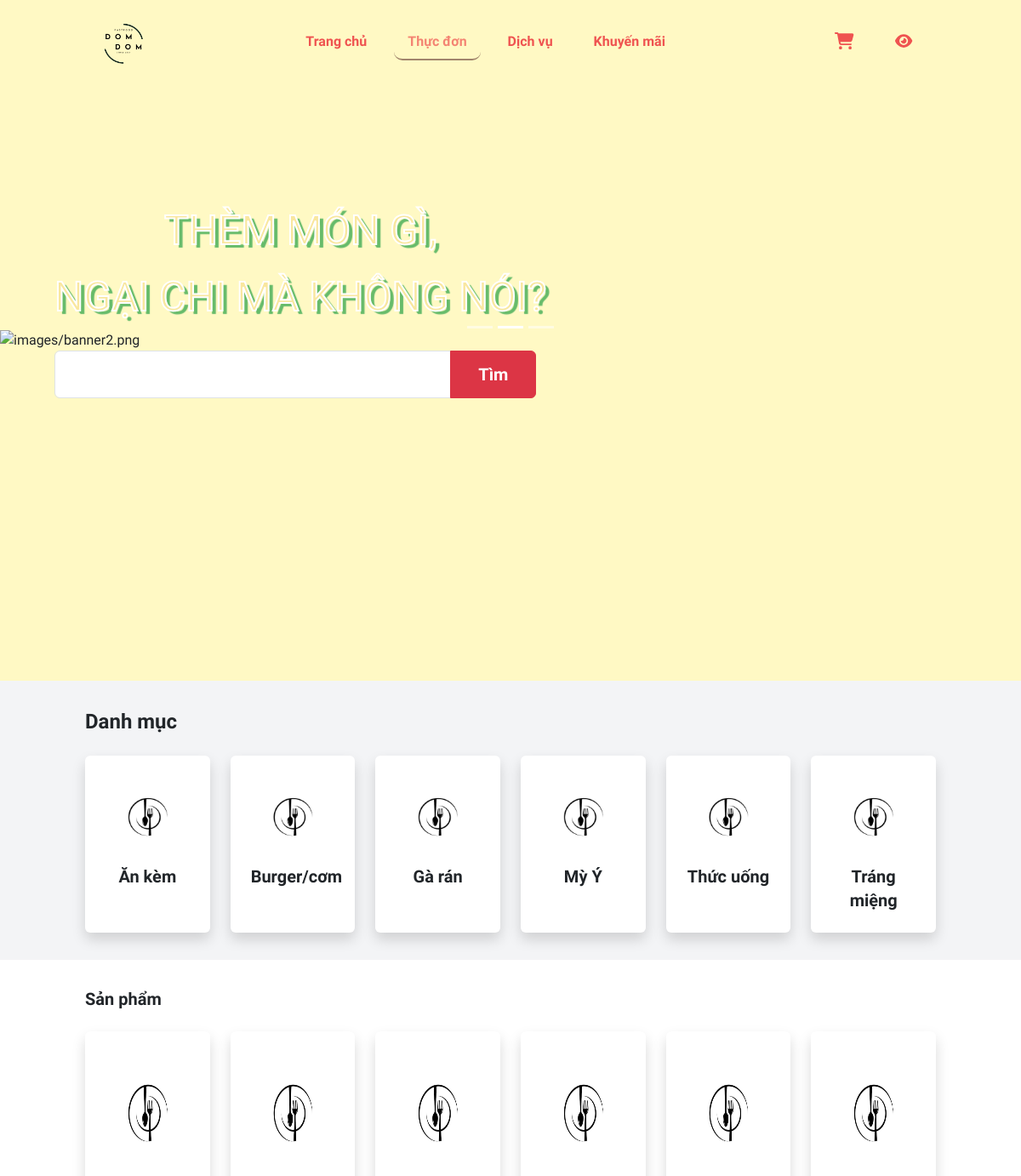
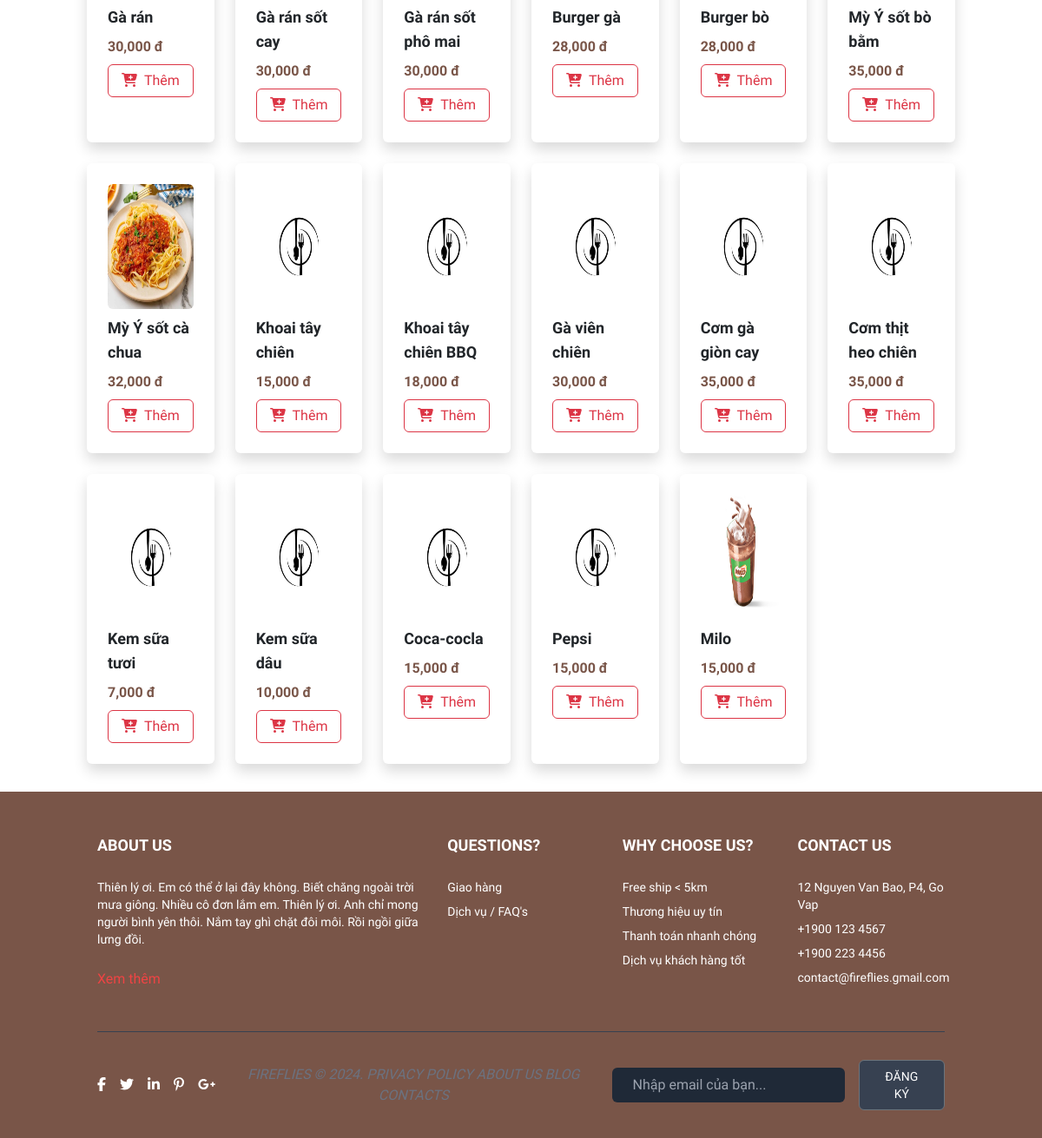
The page /index.php?p=dish on the database its author committed (2 pictures, top to bottom).
### tables this page shows
CREATE TABLE `dish` (
  `dishID` int(5) NOT NULL,
  `dishName` varchar(100) NOT NULL,
  `dishCategory` varchar(50) NOT NULL,
  `price` decimal(11,2) NOT NULL,
  `businessStatus` int(1) NOT NULL DEFAULT 1,
  `availabilityStatus` int(1) NOT NULL DEFAULT 1,
  `description` text DEFAULT NULL,
  `preparationProcess` text DEFAULT NULL,
  `image` varchar(50) NOT NULL
);

### model/mCategories.php (called while the page is built, shortened)
<?php
class mCategories
{
    public function mGetAllCategory()
    {
        $db = new Database;
        $conn = $db->connect();
        $sql = "SELECT * FROM dish GROUP BY dishCategory";
        if ($conn != null)
            return $conn->query($sql);
        return 0;
    }
}

### model/mDishes.php (called while the page is built, shortened)
<?php
class mDishes
{
    public function mGetAllDish()
    {
        $db = new Database;
        $conn = $db->connect();
        $sql = "SELECT * FROM dish";
        if ($conn != null)
            return $conn->query($sql);
        return 0;
    }
}

### controller/cDishes.php (the view, shortened to what this page needs)
<?php
class cDishes extends mDishes
{
    public function showDishMenu()
    {
        if ($this->mGetAllDish() != 0) {
            $result = $this->mGetAllDish();
            while ($row = $result->fetch_assoc()) {
                $img_dish = "images/dish/".$row["image"];
                if (!file_exists($img_dish))
                    $img_dish = "images/nodish.png";
                $price = str_replace(".00", "", number_format($row["price"], "2", ".", ","));
                echo "<div class='bg-white p-4 shadow rounded'>
                    <img alt='".$row["dishName"]."' class='w-full h-36 rounded' src='".$img_dish."'/>
                    <h3 class='text-lg font-bold mt-2'>".$row["dishName"]."</h3>
                    <p class='font-bold my-2' style='color: var(--fourth-color);'>".$price." đ</p>
                    <button class='btn btn-outline-danger w-full'><i class='fa-solid fa-cart-plus mr-2'></i>Thêm</button>
                </div>";
            }
        } else echo "<p class='text-center col-span-3'>Chưa có dữ liệu!</p>";
    }
}

### controller/cCategories.php (shortened to what this page needs)
<?php
class cCategories extends mCategories
{
    public function showCategoriesMenu($sql)
    {
        if ($this->mGetAllCategory()) {
            $result = $this->mGetAllCategory();
            while ($row = $result->fetch_assoc()) {
                $img_dish = "images/dish/".$row["image"];
                if (!file_exists($img_dish)) {
                    $img_dish = "images/nodish.png";
                }
                echo "<div class='bg-white p-4 shadow rounded'>
                    <a href='index.php?p=dish&c=".$row["dishCategory"]."&#ci'>
                        <img alt='".$row["dishCategory"]."' class='w-full h-24 rounded' src='".$img_dish."'/>
                        <h3 class='text-xl text-center font-bold mt-2'>".$row["dishCategory"]."</h3>
                    </a>
                </div>";
            }
        } else echo "<p class='text-center col-span-3'>Chưa có dữ liệu!</p>";
    }
}

### view/css/style.css (style rules this page uses)
:root { --primary-color: #FFA726; --secondary-color: #EF5350; --third-color: #FFF9C4; --fourth-color: #795548; --fifth-color: #66BB6A; }

### rows shown on the page
dish: dishCategory "Ăn kèm", dishName "Khoai tây chiên", price "15,000"
dish: dishCategory "Burger/cơm", dishName "Burger gà", price "28,000"
dish: dishCategory "Gà rán", dishName "Gà rán", price "30,000"
dish: dishCategory "Mỳ Ý", dishName "Mỳ Ý sốt bò bằm", price "35,000"
dish: dishCategory "Thức uống", dishName "Coca-cocla", price "15,000"
dish: dishCategory "Tráng miệng", dishName "Kem sữa tươi", price "7,000"
dish: dishName "Gà rán sốt cay", price "30,000"
dish: dishName "Gà rán sốt phô mai", price "30,000"
dish: dishName "Burger bò", price "28,000"
dish: image (picture), dishName "Mỳ Ý sốt cà chua", price "32,000"
dish: dishName "Khoai tây chiên BBQ", price "18,000"
dish: dishName "Gà viên chiên", price "30,000"
dish: dishName "Cơm gà giòn cay", price "35,000"
dish: dishName "Cơm thịt heo chiên", price "35,000"
dish: dishName "Kem sữa dâu", price "10,000"
dish: dishName "Pepsi", price "15,000"
dish: image (picture), dishName "Milo", price "15,000"
